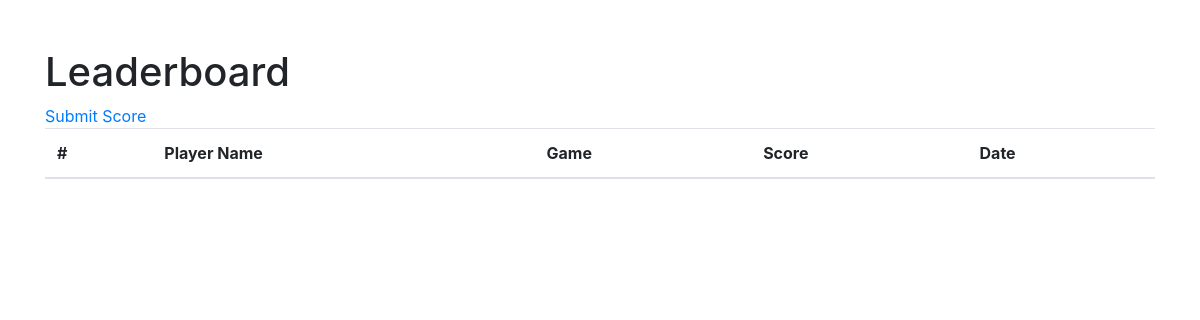
Before: / with the older database file.
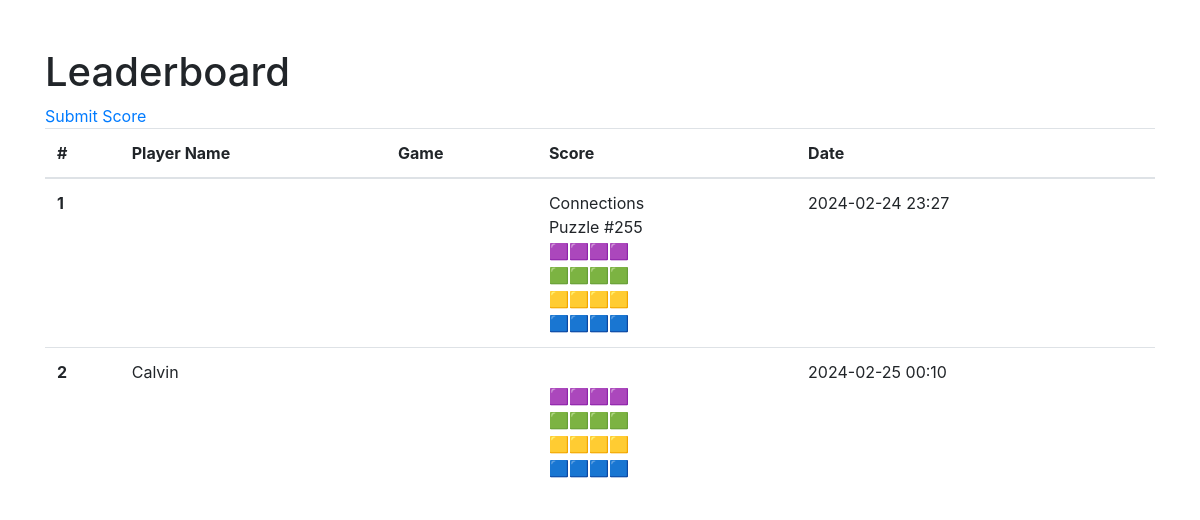
After: the same page with the newer database file.
### leaderboards/models.py (models this page shows, shortened)
class ConnectionsScore(models.Model):
    raw_score_details = models.TextField()
    game = 'Test Game'
    player_name = models.CharField(max_length = 100)
    puzzle_number = models.IntegerField(null = True, blank = True)
    score_details = models.TextField()
    date = models.DateTimeField(auto_now_add = True)

### leaderboards/views.py (the view)
# urls.py: path('', leaderboard_view, name='leaderboard'),
def leaderboard_view(request):
    leaderboard_scores = ConnectionsScore.objects.order_by('puzzle_number').values()
    context = {'leaderboard_scores': leaderboard_scores}
    return render(request, 'leaderboards/leaderboard.html', context)

### leaderboards/templates/leaderboards/leaderboard.html (shortened to what this page needs)
<!DOCTYPE html>
<html lang="en">
<head>
    <link rel="stylesheet" href="https://stackpath.bootstrapcdn.com/bootstrap/4.3.1/css/bootstrap.min.css">
</head>
<body>
<div class="container mt-5">
    <h1>Leaderboard</h1>
    <a href="submit_score">Submit Score</a>
    <table class="table">
        <thead>
            <tr>
                <th scope="col">#</th>
                <th scope="col">Player Name</th>
                <th scope="col">Game</th>
                <th scope="col">Score</th>
                <th scope="col">Date</th>
            </tr>
        </thead>
        <tbody>
            {% for score in leaderboard_scores %}
                <tr>
                    <th scope="row">{{ forloop.counter }}</th>
                    <td>{{ score.player_name }}</td>
                    <td>{{ score.game.name }}</td>
                    <td>{{ score.score_details | linebreaksbr }}</td>
                    <td>{{ score.date|date:"Y-m-d H:i" }}</td>
                </tr>
            {% endfor %}
        </tbody>
    </table>
</div>
</body>
</html>

Changed rows visible on the page:
added ConnectionsScore: score_details "Connections Puzzle #255 🟪🟪🟪🟪 🟩🟩🟩🟩 🟨🟨🟨🟨 🟦🟦🟦🟦", date "2024-02-24 23:27"
added ConnectionsScore: player_name "Calvin", score_details "🟪🟪🟪🟪 🟩🟩🟩🟩 🟨🟨🟨🟨 🟦🟦🟦🟦", date "2024-02-25 00:10"
